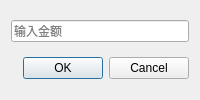
<?xml version="1.0" encoding="UTF-8"?>
<ui version="4.0">
 <class>WithdrawDialog</class>
 <widget class="QDialog" name="WithdrawDialog">
  <property name="windowTitle"><string>取款</string></property>
  <layout class="QVBoxLayout">
    <item><widget class="QLineEdit" name="editAmount"><property name="placeholderText"><string>输入金额</string></property></widget></item>
    <item><widget class="QDialogButtonBox" name="buttonBox"><property name="standardButtons"><set>QDialogButtonBox::Ok|QDialogButtonBox::Cancel</set></property></widget></item>
  </layout>
 </widget>
</ui>
